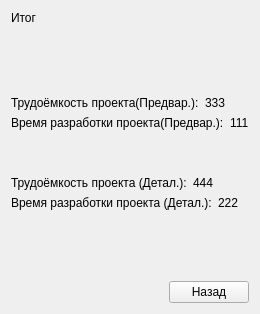
      <widget class="QWidget" name="tab_8">
       <attribute name="title">
        <string>Итог</string>
       </attribute>
       <layout class="QVBoxLayout" name="verticalLayout_8">
        <item>
         <widget class="QLabel" name="label_55">
          <property name="text">
           <string>Итог</string>
          </property>
         </widget>
        </item>
        <item>
         <spacer name="verticalSpacer">
          <property name="orientation">
           <enum>Qt::Vertical</enum>
          </property>
          <property name="sizeHint" stdset="0">
           <size>
            <width>20</width>
            <height>65</height>
           </size>
          </property>
         </spacer>
        </item>
        <item>
         <layout class="QHBoxLayout" name="horizontalLayout_20">
          <item>
           <widget class="QLabel" name="label_2">
            <property name="text">
             <string>Трудоёмкость проекта(Предвар.):</string>
            </property>
           </widget>
          </item>
          <item>
           <widget class="QLabel" name="label_40">
            <property name="text">
             <string>333</string>
            </property>
           </widget>
          </item>
         </layout>
        </item>
        <item>
         <layout class="QHBoxLayout" name="horizontalLayout_49">
          <item>
           <widget class="QLabel" name="label_56">
            <property name="text">
             <string>Время разработки проекта(Предвар.):</string>
            </property>
           </widget>
          </item>
          <item>
           <widget class="QLabel" name="label_57">
            <property name="text">
             <string>111</string>
            </property>
           </widget>
          </item>
         </layout>
        </item>
        <item>
         <spacer name="verticalSpacer_17">
          <property name="orientation">
           <enum>Qt::Vertical</enum>
          </property>
          <property name="sizeHint" stdset="0">
           <size>
            <width>20</width>
            <height>40</height>
           </size>
          </property>
         </spacer>
        </item>
        <item>
         <layout class="QHBoxLayout" name="horizontalLayout_50">
          <item>
           <widget class="QLabel" name="label_58">
            <property name="text">
             <string>Трудоёмкость проекта (Детал.):</string>
            </property>
           </widget>
          </item>
          <item>
           <widget class="QLabel" name="label_59">
            <property name="text">
             <string>444</string>
            </property>
           </widget>
          </item>
         </layout>
        </item>
        <item>
         <layout class="QHBoxLayout" name="horizontalLayout_37">
          <item>
           <widget class="QLabel" name="label_54">
            <property name="text">
             <string>Время разработки проекта (Детал.):</string>
            </property>
           </widget>
          </item>
          <item>
           <widget class="QLabel" name="label_53">
            <property name="text">
             <string>222</string>
            </property>
           </widget>
          </item>
         </layout>
        </item>
        <item>
         <spacer name="verticalSpacer_2">
          <property name="orientation">
           <enum>Qt::Vertical</enum>
          </property>
          <property name="sizeHint" stdset="0">
           <size>
            <width>20</width>
            <height>65</height>
           </size>
          </property>
         </spacer>
        </item>
        <item>
         <layout class="QHBoxLayout" name="horizontalLayout_48">
          <item>
           <spacer name="horizontalSpacer_5">
            <property name="orientation">
             <enum>Qt::Horizontal</enum>
            </property>
            <property name="sizeHint" stdset="0">
             <size>
              <width>40</width>
              <height>20</height>
             </size>
            </property>
           </spacer>
          </item>
          <item>
           <widget class="QPushButton" name="pushButton_8">
            <property name="text">
             <string>Назад</string>
            </property>
           </widget>
          </item>
         </layout>
        </item>
       </layout>
      </widget>
